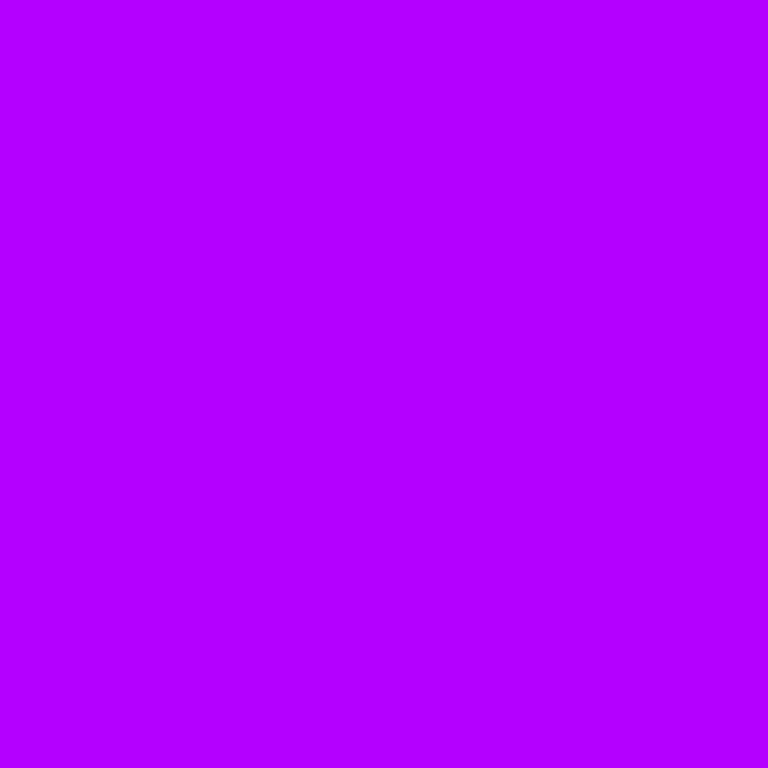
Frame 1 (no input)
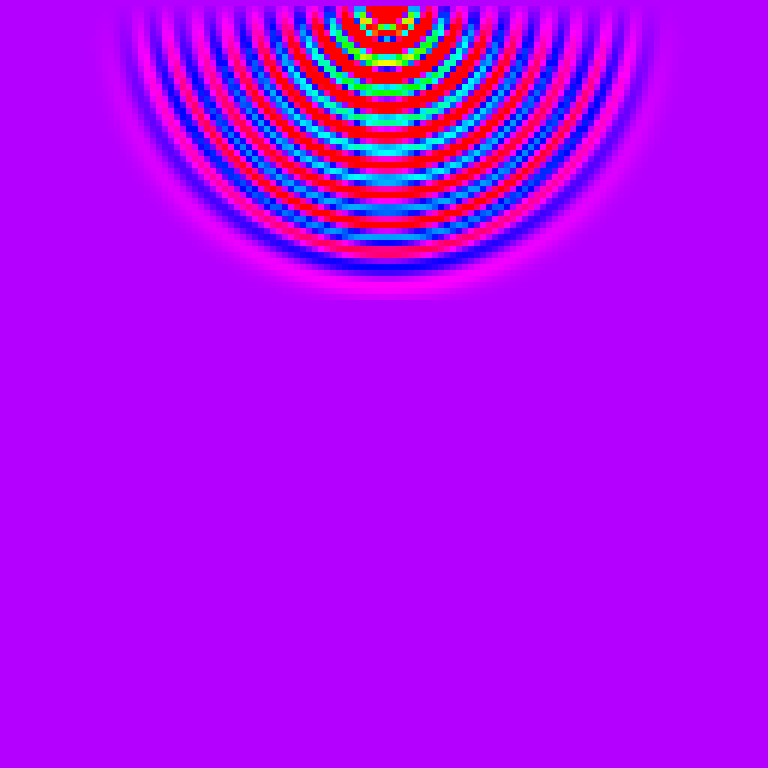
Frame 60 (the mouse pressed at the canvas centre just before this capture)
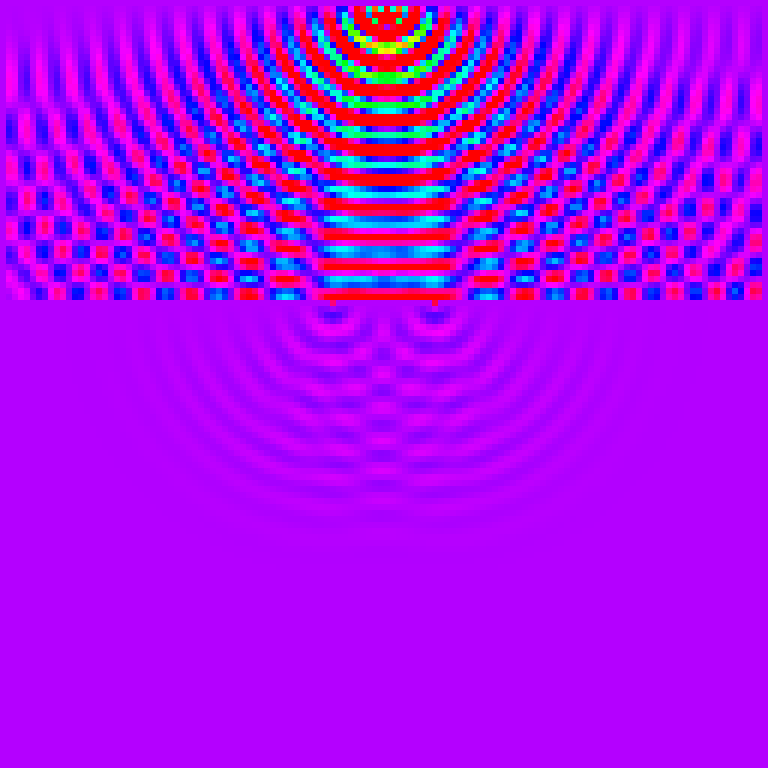
Frame 120 (the mouse held since frame 60 and released just before this capture)

The Processing sketch that drew these frames (run headless with seeded random() and noise(); from frame 60 on, the mouse is pressed at the canvas centre):

// Processing sketch: Double_slit_experiment
// ── Double_slit_experiment.pde
int size = 128;
int scale = 6;
float[][] vals = new float[size][size];
Cell[][] cells = new Cell[size][size];

int[] wall1 = new int[4];
int[] wall2 = new int[4];
int[] wall3 = new int[4];

Boolean allowNoise = true;

PShape square;

void setup() {
  background(25);
  surface.setSize(size*scale, size*scale);
  noStroke();
  fill(255);

  for (int x=0; x<size; x++) 
    for (int y=0; y<size; y++) {
      int[] ID = new int[2];
      ID[0] = x;
      ID[1] = y;

      cells[x][y] = new Cell(ID);
      vals[x][y] = 0;
    }

  square = createShape(RECT, 0, 0, scale, scale);
  
  wall1[0] = 0;
  wall1[1] = 50;
  wall1[2] = 55;
  wall1[3] = 1;
  
  wall2[0] = 128-55;
  wall2[1] = 50;
  wall2[2] = 55;
  wall2[3] = 1;
  
  wall3[0] = 56;
  wall3[1] = 50;
  wall3[2] = 16;
  wall3[3] = 1;
}

void drawImg() {
  for (Cell[] i : cells)
    for (Cell j : i) {
      j.show();
    }
}
void sharePos() {
  for (Cell[] i : cells)
    for (Cell j : i) {
      j.sharePos();
    }
}
void forces() {
  for (Cell[] i : cells)
    for (Cell j : i) {
      j.forces();
    } 
}
void physics() {
  for (Cell[] i : cells)
    for (Cell j : i) {
      j.physics();
    }
  for (int i=0; i<wall1[2]; i++) 
    for (int j=0; j<wall1[3]; j++) 
      cells[wall1[0]+i][wall1[1]+j].y = 0;
    
  for (int i=0; i<wall2[2]; i++) 
    for (int j=0; j<wall2[3]; j++) 
      cells[wall2[0]+i][wall2[1]+j].y = 0;
  
  for (int i=0; i<wall3[2]; i++) 
    for (int j=0; j<wall3[3]; j++) 
      cells[wall3[0]+i][wall3[1]+j].y = 0;
    
}

float freq = 1;
void sine() {
  cells[size/2][1].y = sin(t*freq)*4;
}

void changeFrequency() {
  if (keyPressed) {
    if (keyCode == UP)
      freq += 0.003;
      println("frequency: ", freq);
    if (keyCode == DOWN)
      freq -= 0.003;
      println("frequency: ", freq);
  }
      
}

float t = 0;

void draw() {
  t++;
  frameRate(60);
  background(25);
  colorMode(HSB, 255);
  sharePos();
  forces();
  physics();
  drawImg();
  changeFrequency();
  sine();
}

// ── Cell.pde

public class Cell {
  int[] ID = new int[2];

  float y = 0;
  float acc = 0;
  float vel = 0;
  float speed = 1;
  float damp = 0.98;

  public Cell(int[] ID) {
    this.ID = ID;
    
    if (ID[0] == 0 || ID[0] == size-1)
      y = 0;
    if (ID[1] == 0 || ID[1] == size-1)
      y = 0;
  }

  void sharePos() {
    vals[ ID[0] ][ ID[1] ] = y;
  }

  void forces() {
    if (ID[0] != 0 && ID[0] != size-1) {
      if (ID[1] != 0 && ID[1] != size-1) {
       float eh = 0.43; // Eh is the best!
        acc = 0;
        acc += vals[ ID[0]-1][ID[1]  ] + vals[ ID[0]+1][ID[1]  ];
        acc += vals[ ID[0]  ][ID[1]-1] + vals[ ID[0]  ][ID[1]+1];
        
        acc += vals[ ID[0]-1][ID[1]-1] * eh + vals[ ID[0]+1][ID[1]+1] * eh;
        acc += vals[ ID[0]-1][ID[1]+1] * eh + vals[ ID[0]+1][ID[1]-1] * eh;
        acc /= 2 + 2*eh;
        acc -= y*2;
      }
    } else if (ID[0] == 0) {
    }
  }

  void physics() {
    acc *= speed;
    vel += acc;
    vel *= damp;
    y += vel;
  }

  void move(float in) {
    vel = in;
  }

  void show() {
    square.setFill(color( map(y, -1, 1, 0, 400), 255, 255 ));
    shape(square, scale*ID[0], scale*ID[1]);
  }
}
